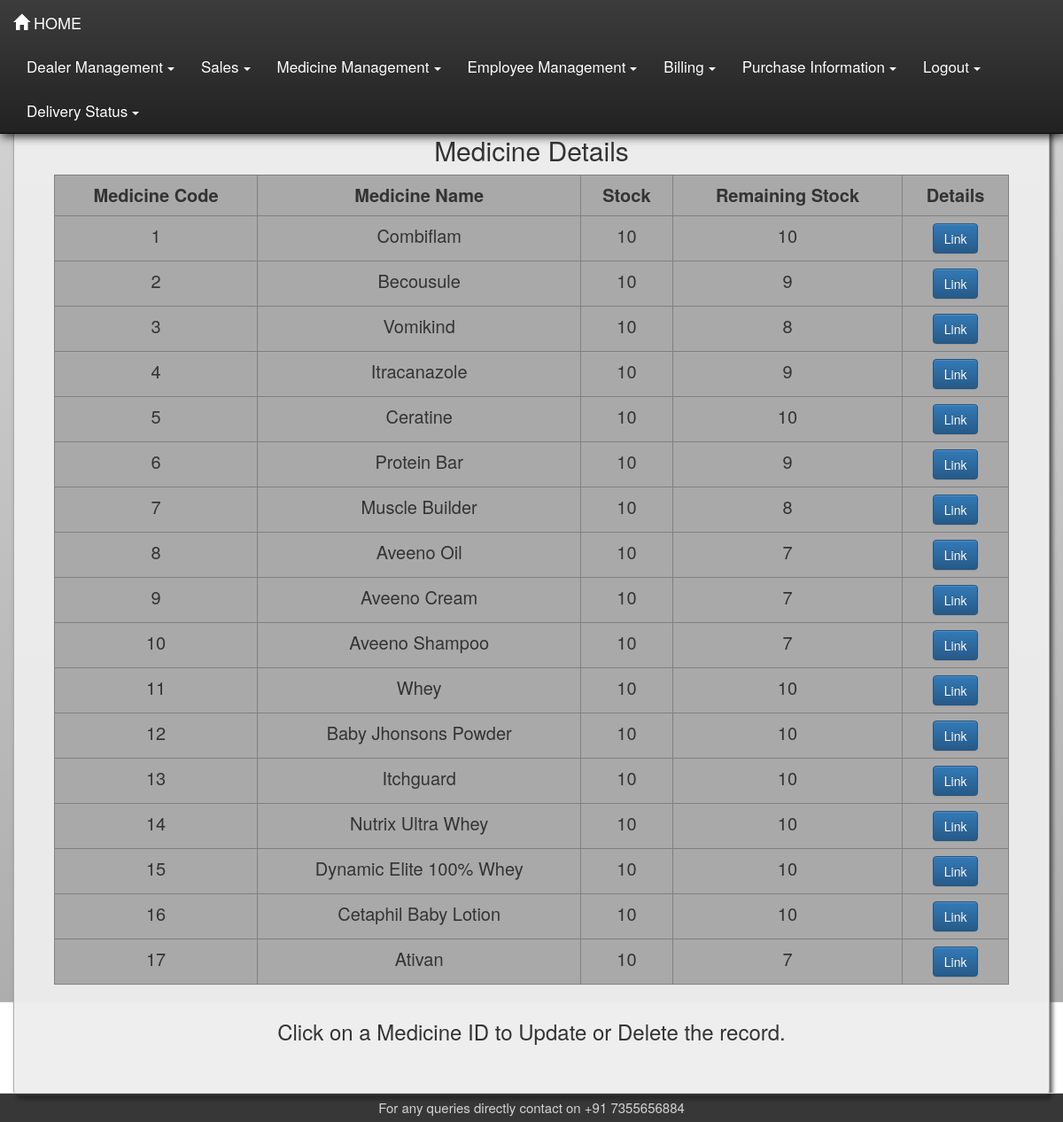
/medtable/, run on the app's committed database.
### pharma/models.py (models this page shows, shortened)
class Medicine(models.Model):
    CATEGORY_CHOICES=(
        ('Protein Power and Drinks','Protein Power and Drinks'),
        ('Personal Care','Personal Care'),
        ('Baby Care','Baby Care'),
    )
    m_id  = models.IntegerField(unique=True)
    mname = models.CharField(max_length=500)
    category=models.CharField(max_length=50,choices=CATEGORY_CHOICES)
    dname = models.CharField(max_length=50)
    desc  = models.CharField(max_length=100000)
    keybenefits=models.CharField(max_length=100000,default="essential for health")
    dirofuse=models.CharField(max_length=100000,default="as directed by the physician")
    ingredients=models.CharField(max_length=100000,default="sodium,potassium,e.t.c")
    med_mfg=models.DateField()
    med_exp=models.DateField()
    med_mrp=models.IntegerField()
    med_stock=models.IntegerField()
    med_perpack_price = models.IntegerField(editable=False)
    med_remaining_stock = models.IntegerField()
    med_costprice=models.IntegerField()
    prescription_required=models.BooleanField(default=False)
    med_img=models.ImageField(upload_to='static/pic')

### pharma/views.py (the view)
# urls.py: path('medtable/', views.medtable, name='medtable'),
def medtable(request):
    med = Medicine.objects.all()
    dict = {"med": med}
    return render(request, 'pharma/medtable.html', dict)

### pharma/templates/pharma/medtable.html (shortened to what this page needs)
{% load static %}
<!DOCTYPE html>
<html lang="en">
<head>
    <link rel="stylesheet" href="{% static 'pharma/css/bootstrap.min.css' %}">
    <link rel="stylesheet" href="{% static 'pharma/css/bootstrap-theme.min.css' %}">
    <link rel="stylesheet" href="{% static 'pharma/css/style.css' %}">
</head>
<body>
    {% include 'pharma/nav.html' %}
<div class="container-fluid martop7">
    <div class="jumbotron jumcust">
        <h2>Medicine Details</h2>
        <div class="row">
            <div class="col-md-1">
            </div>
            <table border="1" class="table table-responsive table-hover col-md-10">
                <tr>
                    <th>Medicine Code</th>
                    <th>Medicine Name</th>
                    <th>Stock</th>
                    <th>Remaining Stock</th>
                    <th>Details</th>
                </tr>
                {% for foo in med %}
                    <tr>
                        <td class="idlink"><a href="{% url 'medformview' foo.m_id %}">{{ foo.m_id }}</a></td>
                        <td>{{ foo.mname }}</td>
                        <td>{{ foo.med_stock }}</td>
                        <td>{{ foo.med_remaining_stock }}</td>
                        <td>{% include 'pharma/details.html' %}</td>
                    </tr>
                {% endfor %}
            </table>
        </div>
        <footer><h3>Click on a Medicine ID to Update or Delete the record.</h3></footer>
    </div>
</div>
{% include 'pharma/pfooter.html' %}
</body>
</html>

### pharma/templates/pharma/nav.html (shortened to what this page needs)
<nav class="navbar navbar-expand-lg navbar-inverse navbar-fixed-top" style="background-color: black; font-size: 17px;">
    <div class="container-fluid">
        <div class="navbar-header">
            <a href="/" class="navbar-brand" style="color: white;"><span
                    class="glyphicon glyphicon glyphicon-home" style="color: white;"></span>&nbsp;HOME</a>
        </div>
        <div class="collapse navbar-collapse" id="thisnav">
            <ul class="nav navbar-nav">
                <li class="dropdown"><a href="#" class="dropdown-toggle" data-toggle="dropdown">Dealer Management<b
                        class="caret"></b></a>
                </li>
                <li class="dropdown"><a href="#" class="dropdown-toggle" data-toggle="dropdown">Sales<b
                    class="caret"></b></a>
            </li>
                <li class="dropdown"><a href="#" class="dropdown-toggle" data-toggle="dropdown">Medicine Management<b
                        class="caret"></b></a>
                </li>
                <li class="dropdown"><a href="#" class="dropdown-toggle" data-toggle="dropdown">Employee Management<b
                        class="caret"></b></a>
                </li>
                <li class="dropdown"><a href="#" class="dropdown-toggle" data-toggle="dropdown">Billing<b class="caret"></b></a>
                </li>
                <li class="dropdown"><a href="#" class="dropdown-toggle" data-toggle="dropdown">Purchase Information<b
                        class="caret"></b></a>
                </li>
                <li class="dropdown"><a href="#" class="dropdown-toggle" data-toggle="dropdown">Logout<b class="caret"></b></a>
                </li>
                <li class="dropdown"><a href="#" class="dropdown-toggle" data-toggle="dropdown">Delivery Status<b class="caret"></b></a>
                </li>
            </ul>
        </div>
    </div>
</nav>

### pharma/templates/pharma/details.html (shortened to what this page needs)
  {% if purchase %}
  <button type="button" class="btn btn-primary" data-toggle="modal" data-target="#exampleModalLong{{foo.uniqueid}}">
    Link
  </button>
  <div class="modal fade" id="exampleModalLong{{foo.uniqueid}}" tabindex="-1" role="dialog" aria-labelledby="exampleModalLongTitle" aria-hidden="true">
    <div class="modal-dialog" role="document">
      <div class="modal-content">
        <div class="modal-header">
          <h3 class="modal-title" id="exampleModalLongTitle"><b>Complete Details</b></h3>
          <button type="button" class="close" data-dismiss="modal" aria-label="Close" style="font-size: 40px; padding-bottom: -2rem;">
            <span aria-hidden="true">&times;</span>
          </button>
        </div>
        <div class="modal-body text-left">
            <b>Customer Name:</b>{{foo.user}} <br><br>
            <b>Payment id:</b>{{foo.payment_id}} <br><br>
            <b>Order id:</b>{{foo.order_id}} <br><br>
            <b>Date:</b>{{foo.datetime}} <br><br>
            <div class="itemsbuyed">
              {% for i in foo.ordered_items.all %}
              <b>Product Name:</b>{{i.item}} <br><br>
              <b>Product Quantity:</b>{{i.count}} <br><br>
              {% endfor %}
            </div>
            <b>Amount (in Rs):</b>{{foo.amount}} <br><br>
            {% if foo.delivery_information.Prescription %}
            <b>Prescription:</b><a href="{{foo.delivery_information.Prescription.url}}" style="color: blue;">See Prescription</a> <br><br>
            {% endif %}
            <b>Address:</b>{{foo.delivery_information.delivery_address1}} <br><br>
            <b>Email:</b>{{foo.delivery_information.delivery_email}} <br><br>
            <b>Phone Number:</b>{{foo.delivery_information.delivery_phno}} <br><br>
            <b>City:</b>{{foo.delivery_information.delivery_city}} <br><br>
            <b>State:</b>{{foo.delivery_information.delivery_state}} <br><br>
            <b>Zip:</b>{{foo.delivery_information.delivery_zip}} <br><br>
        </div>
        <div class="modal-footer">
          <button type="button" class="btn btn-danger" data-dismiss="modal">Close</button>
        </div>
      </div>
    </div>
  </div>
  {% elif med %}
  <button type="button" class="btn btn-primary" data-toggle="modal" data-target="#exampleModalLong{{foo.m_id}}">
    Link
  </button>
{% endif %}

### pharma/templates/pharma/pfooter.html
<footer id="contact" class="container-fluid text-center navbar-fixed-bottom">
    <div class="row">
        <div class="left-footer col-lg-12">
            <span class="footer-text">For any queries directly contact on +91 7355656884</span>
        </div>
        <div class="col-lg-4"></div>
    </div>
</footer>

### pharma/static/pharma/css/style.css (style rules this page uses)
body { background: linear-gradient(to bottom,rgba(0, 0, 0, 0.162),rgba(0, 0, 0, 0.321)),url("/static/media/adminbackpic.jpg"); background-position: center; background-size: cover; background-repeat: no-repeat; height: 100vh; width: 100vw; font-size: 20px; }
.caret { margin-left: 5px; }
.navbar-inverse .navbar-nav>li>a { color: white; }
table { text-align: center; border-collapse: collapse; background-color: darkgray; }
th { text-align: center; }
.martop7 { margin-top: 7%; }
.jumcust { box-shadow: 3px 5px 5px rgba(47, 47, 47, 0.8); border: 1px solid darkgrey; border-radius: 0px; text-align: center; background-color: rgba(238, 238, 238, 0.95); }
.table>tbody>tr>td, .table>tbody>tr>th { border-top: none; }
a:link { text-decoration: none; color: #333; }
#contact { padding-top: 0.5rem; padding-bottom: 0.5rem; border-top: 1px solid; background-color: rgba(34, 34, 34, 0.9); color: lightgray; font-size: 1.5rem; position: fixed; left: 0; bottom: 0; width: 100%; }
.navbar { box-shadow: 2px 3px 10px rgba(0, 0, 0, 0.8); background-color: black; }

### data on the page
Medicine: m_id "1", mname "Combiflam", med_stock "10", med_remaining_stock "10"
Medicine: m_id "2", mname "Becousule", med_stock "10", med_remaining_stock "9"
Medicine: m_id "3", mname "Vomikind", med_stock "10", med_remaining_stock "8"
Medicine: m_id "4", mname "Itracanazole", med_stock "10", med_remaining_stock "9"
Medicine: m_id "5", mname "Ceratine", med_stock "10", med_remaining_stock "10"
Medicine: m_id "6", mname "Protein Bar", med_stock "10", med_remaining_stock "9"
Medicine: m_id "7", mname "Muscle Builder", med_stock "10", med_remaining_stock "8"
Medicine: m_id "8", mname "Aveeno Oil", med_stock "10", med_remaining_stock "7"
Medicine: m_id "9", mname "Aveeno Cream", med_stock "10", med_remaining_stock "7"
Medicine: m_id "10", mname "Aveeno Shampoo", med_stock "10", med_remaining_stock "7"
Medicine: m_id "11", mname "Whey", med_stock "10", med_remaining_stock "10"
Medicine: m_id "12", mname "Baby Jhonsons Powder", med_stock "10", med_remaining_stock "10"
Medicine: m_id "13", mname "Itchguard", med_stock "10", med_remaining_stock "10"
Medicine: m_id "14", mname "Nutrix Ultra Whey", med_stock "10", med_remaining_stock "10"
Medicine: m_id "15", mname "Dynamic Elite 100% Whey", med_stock "10", med_remaining_stock "10"
Medicine: m_id "16", mname "Cetaphil Baby Lotion", med_stock "10", med_remaining_stock "10"
Medicine: m_id "17", mname "Ativan", med_stock "10", med_remaining_stock "7"
